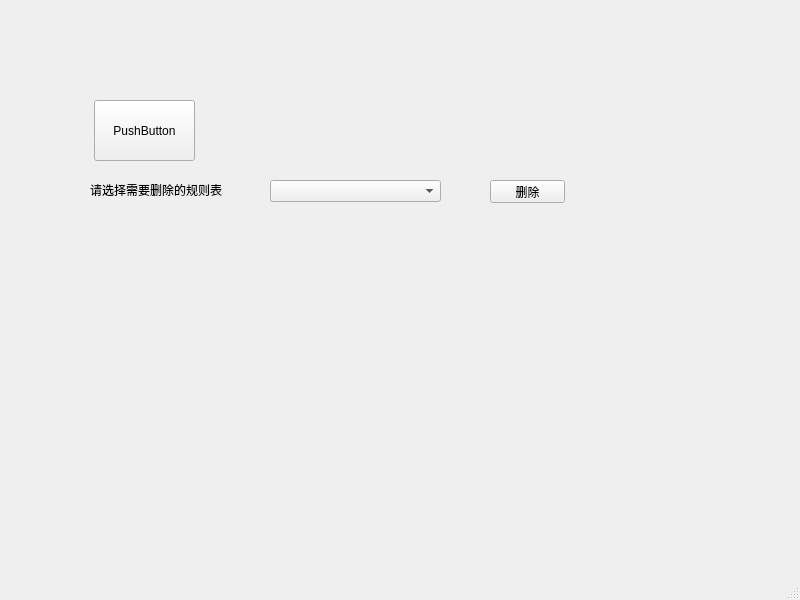
<?xml version="1.0" encoding="UTF-8"?>
<ui version="4.0">
 <class>DeleteFile</class>
 <widget class="QMainWindow" name="DeleteFile">
  <property name="geometry">
   <rect>
    <x>0</x>
    <y>0</y>
    <width>800</width>
    <height>600</height>
   </rect>
  </property>
  <property name="windowTitle">
   <string>删除规则表</string>
  </property>
  <widget class="QWidget" name="centralwidget">
   <widget class="QComboBox" name="comboBox">
    <property name="geometry">
     <rect>
      <x>270</x>
      <y>180</y>
      <width>171</width>
      <height>22</height>
     </rect>
    </property>
   </widget>
   <widget class="QLabel" name="label">
    <property name="geometry">
     <rect>
      <x>90</x>
      <y>180</y>
      <width>161</width>
      <height>20</height>
     </rect>
    </property>
    <property name="text">
     <string>请选择需要删除的规则表</string>
    </property>
   </widget>
   <widget class="QPushButton" name="pushButton">
    <property name="geometry">
     <rect>
      <x>490</x>
      <y>180</y>
      <width>75</width>
      <height>23</height>
     </rect>
    </property>
    <property name="text">
     <string>删除</string>
    </property>
   </widget>
   <widget class="QPushButton" name="pushButton_2">
    <property name="geometry">
     <rect>
      <x>94</x>
      <y>100</y>
      <width>101</width>
      <height>61</height>
     </rect>
    </property>
    <property name="text">
     <string>PushButton</string>
    </property>
   </widget>
  </widget>
  <widget class="QMenuBar" name="menubar">
   <property name="geometry">
    <rect>
     <x>0</x>
     <y>0</y>
     <width>800</width>
     <height>23</height>
    </rect>
   </property>
  </widget>
  <widget class="QStatusBar" name="statusbar"/>
 </widget>
 <resources/>
 <connections/>
</ui>
